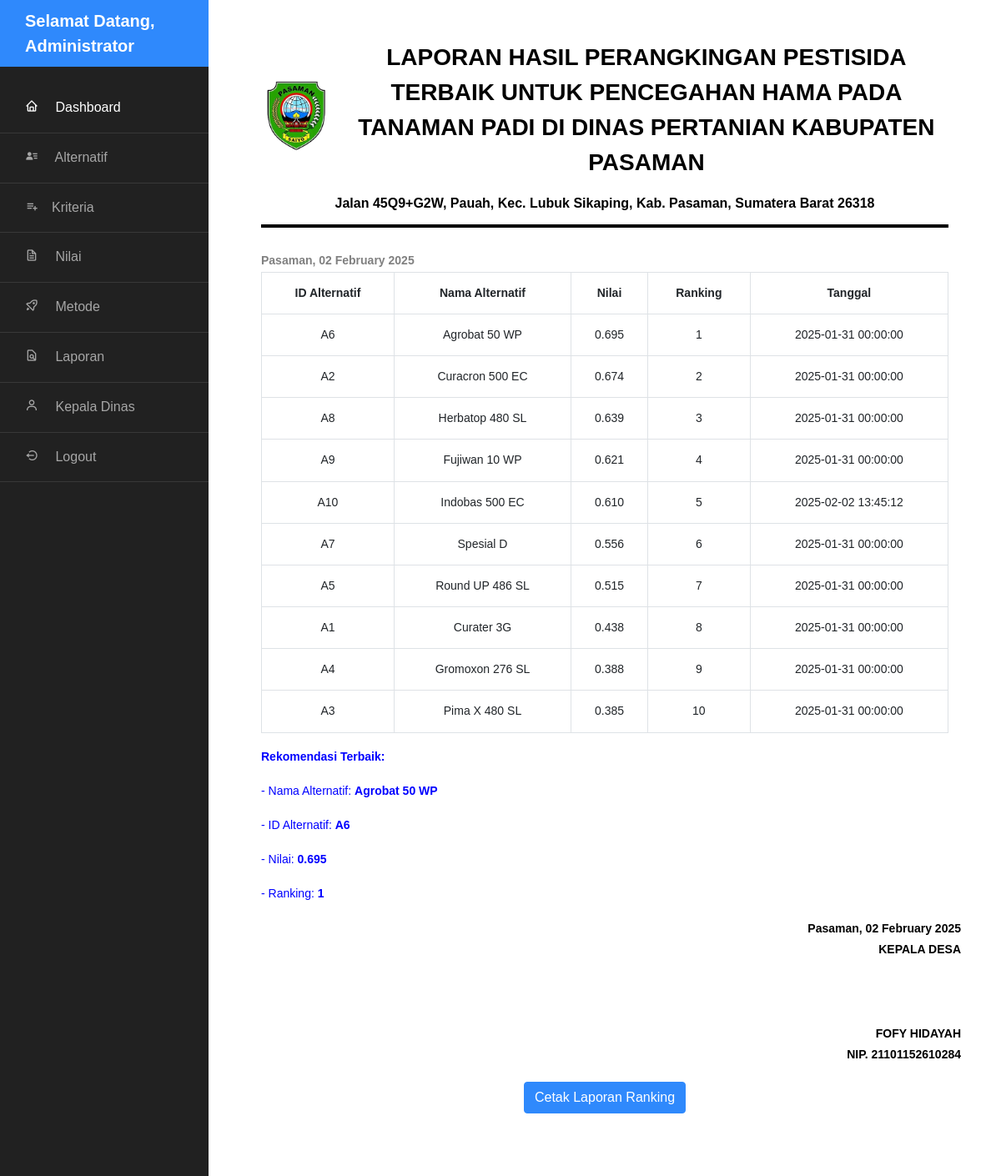
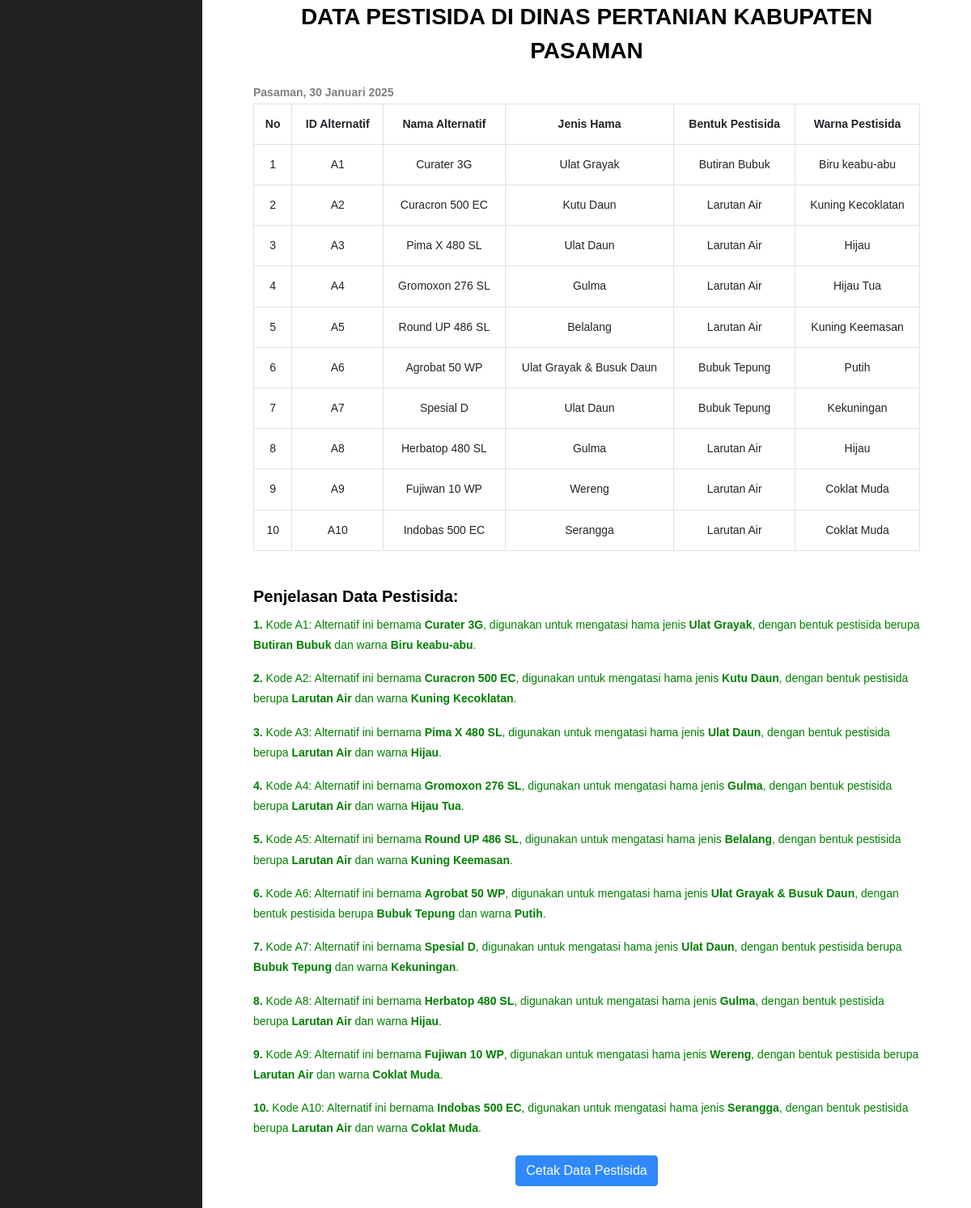
The page /admin/laporan.php (signed in) on the database its author committed (2 pictures, top to bottom).
### tables this page shows
CREATE TABLE `tbl_akun` (
  `id_akun` int NOT NULL,
  `nama_lengkap` varchar(50) NOT NULL,
  `username` varchar(50) NOT NULL,
  `password` varchar(30) NOT NULL,
  `role` enum('admin','kepala_dinas') NOT NULL DEFAULT 'admin'
);

CREATE TABLE `tbl_alternatif` (
  `id_alternatif` int NOT NULL,
  `nama_alternatif` varchar(50) NOT NULL,
  `jenis_hama` varchar(50) NOT NULL,
  `bentuk_pestisida` varchar(50) NOT NULL,
  `warna_pestisida` varchar(50) NOT NULL,
  `matriks_a` double NOT NULL,
  `matriks_b` double NOT NULL,
  `nilai_waspas` double NOT NULL,
  `rangking` int NOT NULL
);

CREATE TABLE `tbl_kepala` (
  `id_kepala` int NOT NULL,
  `nama_kepala` varchar(50) NOT NULL,
  `jabatan` varchar(50) NOT NULL,
  `nip` varchar(50) NOT NULL
);

### admin/laporan.php (the view, shortened to what this page needs)
<?php include "header.php";
?>
<?php
$sql_kepala_dinas = "SELECT nama_kepala, jabatan, nip FROM tbl_kepala WHERE id_kepala = 1";
$result_kepala_dinas = $conn->query($sql_kepala_dinas);
if ($result_kepala_dinas->num_rows > 0) {
    $kepala_dinas = $result_kepala_dinas->fetch_assoc();
    $nama_kepala_dinas = $kepala_dinas['nama_kepala'];
    $jabatan_kepala_dinas = $kepala_dinas['jabatan'];
    $nip_kepala_dinas = $kepala_dinas['nip'];
} else {
    $nama_kepala_dinas = "Nama Tidak Ditemukan";
    $jabatan_kepala_dinas = "Jabatan Tidak Ditemukan";
    $nip_kepala_dinas = "NIP Tidak Ditemukan";
}
?>
<div class="container" id="report-ranking">
    <center>
        <div class="logo-container" style="display: flex">
            <img src="LOGO.png" width="90" height="100">
            <h3><b>LAPORAN HASIL PERANGKINGAN PESTISIDA TERBAIK UNTUK PENCEGAHAN HAMA PADA TANAMAN PADI DI DINAS PERTANIAN KABUPATEN PASAMAN</b></h3>
        </div>
        <h6><b>Jalan 45Q9+G2W, Pauah, Kec. Lubuk Sikaping, Kab. Pasaman, Sumatera Barat 26318</b></h6>
        <hr class="hr">
    </center>
    <br>
    <table class="table table-bordered">
    <?php
echo "<b>Pasaman, " . strftime('%d %B %Y') . "</b>";
?><br>
            <th class="text-center">ID Alternatif</th>
            <th class="text-center">Nama Alternatif</th>
            <th class="text-center">Nilai</th>
            <th class="text-center">Ranking</th>
            <th class="text-center">Tanggal</th>
        <?php
        $sql = "SELECT a.*,
                (SELECT n.tanggal FROM tbl_nilai n WHERE n.id_alternatif = a.id_alternatif ORDER BY n.tanggal DESC LIMIT 1) AS tanggal
            FROM tbl_alternatif a
            ORDER BY a.rangking
        ";
        $stm = $conn->query($sql);
        while ($a = $stm->fetch_assoc()) {
        ?>
        <tr>
            <td class="text-center">A<?= $a['id_alternatif'] ?></td>
            <td class="text-center"><?= $a['nama_alternatif'] ?></td>
            <td class="text-center"><?= number_format($a['nilai_waspas'], 3) ?></td>
            <td class="text-center"><?= $a['rangking'] ?></td>
            <td class="text-center"><?= $a['tanggal'] ?></td>
        </tr>
        <?php } ?>
    </table>
    <?php
    $sql_best = "SELECT * FROM tbl_alternatif WHERE rangking = 1";
    $result_best = $conn->query($sql_best);
    if ($result_best->num_rows > 0) {
        $best = $result_best->fetch_assoc();
        echo "<div class='recommendation'>";
        echo "<p><b>Rekomendasi Terbaik:</b></p>";
        echo "<p>- Nama Alternatif: <b>" . $best['nama_alternatif'] . "</b></p>";
        echo "<p>- ID Alternatif: <b>A" . $best['id_alternatif'] . "</b></p>";
        echo "<p>- Nilai: <b>" . number_format($best['nilai_waspas'], 3) . "</b></p>";
        echo "<p>- Ranking: <b>" . $best['rangking'] . "</b></p>";
        echo "</div>";
    } else {
        echo "<p class='recommendation'><b>Rekomendasi Terbaik:</b> Data belum tersedia atau tidak ditemukan.</p>";
    }
    ?>
</div>
<div class="signature" id="signature-section" style="text-align: right">
    <b>
    <?php
echo "<b>Pasaman, " . date('d F Y') . "</b>";
?><br>
        <?php echo htmlspecialchars($jabatan_kepala_dinas); ?><br><br><br><br>
        <?php echo htmlspecialchars($nama_kepala_dinas); ?><br>
        NIP. <?php echo htmlspecialchars($nip_kepala_dinas); ?>
    </b>
</div>
<div class="print-btn-container">
    <button id="print-ranking-btn" class="btn btn-primary">Cetak Laporan Ranking</button><br><br><br><br>
</div>
<div class="container" id="report-data">
    <center>
        <div class="logo-container">
            <h3><b>DATA PESTISIDA DI DINAS PERTANIAN KABUPATEN PASAMAN</b></h3><br><br>
        </div>
    </center>
    <table class="table table-bordered">
        <tr>
            <b>Pasaman, 30 Januari 2025</b>
            <th class="text-center">No</th>
            <th class="text-center">ID Alternatif</th>
            <th class="text-center">Nama Alternatif</th>
            <th class="text-center">Jenis Hama</th>
            <th class="text-center">Bentuk Pestisida</th>
            <th class="text-center">Warna Pestisida</th>
        </tr>
        <?php
        $sql = "SELECT * FROM tbl_alternatif ORDER BY id_alternatif";
        $stm = $conn->query($sql);
        $no = 1;
        while ($a = $stm->fetch_assoc()) {
        ?>
        <tr>
            <td class="text-center"><?= $no++ ?></td>
            <td class="text-center">A<?= $a['id_alternatif'] ?></td>
            <td class="text-center"><?= $a['nama_alternatif'] ?></td>
            <td class="text-center"><?= $a['jenis_hama'] ?></td>
            <td class="text-center"><?= $a['bentuk_pestisida'] ?></td>
            <td class="text-center"><?= $a['warna_pestisida'] ?></td>
        </tr>
        <?php } ?>
    </table>
    <br>
    <div class="penjelasan">
        <h5><b>Penjelasan Data Pestisida:</b></h5>
        <?php
        $sql_explanation = "SELECT * FROM tbl_alternatif ORDER BY id_alternatif";
        $stm_explanation = $conn->query($sql_explanation);
        $counter = 1;
        while ($a = $stm_explanation->fetch_assoc()) {
            echo "<p><b>" . $counter++ . ".</b> Kode A" . $a['id_alternatif'] . ": ";
            echo "Alternatif ini bernama <b>" . $a['nama_alternatif'] . "</b>, digunakan untuk mengatasi hama jenis <b>" . $a['jenis_hama'] . "</b>, dengan bentuk pestisida berupa <b>" . $a['bentuk_pestisida'] . "</b> dan warna <b>" . $a['warna_pestisida'] . "</b>.</p>";
        }
        ?>
    </div>
</div>
<div class="print-btn-container">
    <button id="print-data-btn" class="btn btn-primary">Cetak Data Pestisida</button>
</div>

### admin/header.php (shortened to what this page needs)
<?php
include "../assets/conn/config.php";
$query = "SELECT * FROM tbl_akun WHERE id_akun='$_SESSION[id_akun]'";
$stm = $conn->query($query);
$row = $stm->fetch_assoc();
?>
<!doctype html>
<html lang="en">
<head>
    <link rel="stylesheet" href="../assets/sidebar/css/style.css">
    <link href='https://unpkg.com/boxicons@2.1.4/css/boxicons.min.css' rel='stylesheet'>
</head>
<body>
    <div class="wrapper d-flex align-items-stretch">
        <nav id="sidebar">
            <div class="custom-menu">
                <button type="button" id="sidebarCollapse" class="btn btn-primary">
                </button>
            </div>
            <h1><a href="index.html" class="logo">Selamat Datang, <?= $row['nama_lengkap'] ?></a></h1>
            <ul class="list-unstyled components mb-5">
                <li class="active">
                    <a href="index.php"><i class="bx bx-home mr-3"></i> Dashboard</a>
                </li>
                <li>
                    <a href="alternatif.php"><i class='bx bxs-user-detail mr-3'></i> Alternatif</a>
                </li>
                <li>
                    <a href="kriteria.php"><i class='bx bx-list-plus mr-3'></i>Kriteria</a>
                </li>
                <li>
                    <a href="nilai.php"><i class='bx bx-file mr-3'></i> Nilai</a>
                </li>
                <li>
                    <a href="metode.php"><i class='bx bx-rocket mr-3'></i> Metode</a>
                </li>
                <li>
                    <a href="laporan.php" target="_blank"><i class='bx bx-file-find mr-3'></i> Laporan</a>
                </li>
                <li>
                <a href="form_kepala_dinas.php" target="_blank"><i class='bx bx-user mr-3'></i> Kepala Dinas</a>
                </li>
                <li>
                    <a href="logout.php"><i class='bx bx-log-out-circle mr-3'></i> Logout</a>
                </li>
            </ul>
        </nav>
        <div id="content" class="p-4 p-md-5 pt-5">
</body>
</html>

### admin/laporan.php (style rules this page uses)
.hr { border: none; height: 4px; background-color: black; margin-bottom: 2px; }
.logo-container { display: flex; align-items: center; justify-content: center; margin-bottom: 10px; }
.logo-container img { margin-right: 15px; }
.signature { text-align: right !important; color: black; }
h6, .signature b { color: black; }
.print-btn-container { text-align: center; margin-top: 20px; }
.recommendation { color: blue; }
.penjelasan { color: green; }
.signature { text-align: right; color: black; }

### rows shown on the page
tbl_akun: nama_lengkap "Administrator"
tbl_alternatif: id_alternatif "6", nama_alternatif "Agrobat 50 WP", nilai_waspas "0.695", rangking "1", tanggal "2025-01-31 00:00:00", jenis_hama "Ulat Grayak & Busuk Daun", bentuk_pestisida "Bubuk Tepung", warna_pestisida "Putih"
tbl_alternatif: id_alternatif "2", nama_alternatif "Curacron 500 EC", nilai_waspas "0.674", rangking "2", tanggal "2025-01-31 00:00:00", jenis_hama "Kutu Daun", bentuk_pestisida "Larutan Air", warna_pestisida "Kuning Kecoklatan"
tbl_alternatif: id_alternatif "8", nama_alternatif "Herbatop 480 SL", nilai_waspas "0.639", rangking "3", tanggal "2025-01-31 00:00:00", jenis_hama "Gulma", bentuk_pestisida "Larutan Air", warna_pestisida "Hijau"
tbl_alternatif: id_alternatif "9", nama_alternatif "Fujiwan 10 WP", nilai_waspas "0.621", rangking "4", tanggal "2025-01-31 00:00:00", jenis_hama "Wereng", bentuk_pestisida "Larutan Air", warna_pestisida "Coklat Muda"
tbl_alternatif: id_alternatif "10", nama_alternatif "Indobas 500 EC", nilai_waspas "0.610", rangking "5", tanggal "2025-02-02 13:45:12", jenis_hama "Serangga", bentuk_pestisida "Larutan Air", warna_pestisida "Coklat Muda"
tbl_alternatif: id_alternatif "7", nama_alternatif "Spesial D", nilai_waspas "0.556", rangking "6", tanggal "2025-01-31 00:00:00", jenis_hama "Ulat Daun", bentuk_pestisida "Bubuk Tepung", warna_pestisida "Kekuningan"
tbl_alternatif: id_alternatif "5", nama_alternatif "Round UP 486 SL", nilai_waspas "0.515", rangking "7", tanggal "2025-01-31 00:00:00", jenis_hama "Belalang", bentuk_pestisida "Larutan Air", warna_pestisida "Kuning Keemasan"
tbl_alternatif: id_alternatif "1", nama_alternatif "Curater 3G", nilai_waspas "0.438", rangking "8", tanggal "2025-01-31 00:00:00", jenis_hama "Ulat Grayak", bentuk_pestisida "Butiran Bubuk", warna_pestisida "Biru keabu-abu"
tbl_alternatif: id_alternatif "4", nama_alternatif "Gromoxon 276 SL", nilai_waspas "0.388", rangking "9", tanggal "2025-01-31 00:00:00", jenis_hama "Gulma", bentuk_pestisida "Larutan Air", warna_pestisida "Hijau Tua"
tbl_alternatif: id_alternatif "3", nama_alternatif "Pima X 480 SL", nilai_waspas "0.385", rangking "10", tanggal "2025-01-31 00:00:00", jenis_hama "Ulat Daun", bentuk_pestisida "Larutan Air", warna_pestisida "Hijau"
tbl_kepala: jabatan "KEPALA DESA", nama_kepala "FOFY HIDAYAH", nip "21101152610284"

### other values the page prints
strftime('%d %B %Y') "02 February 2025"
